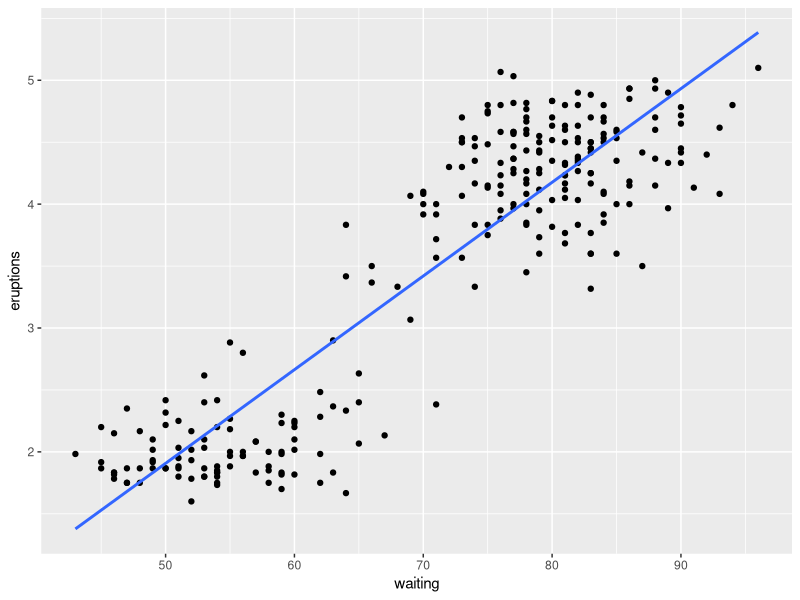
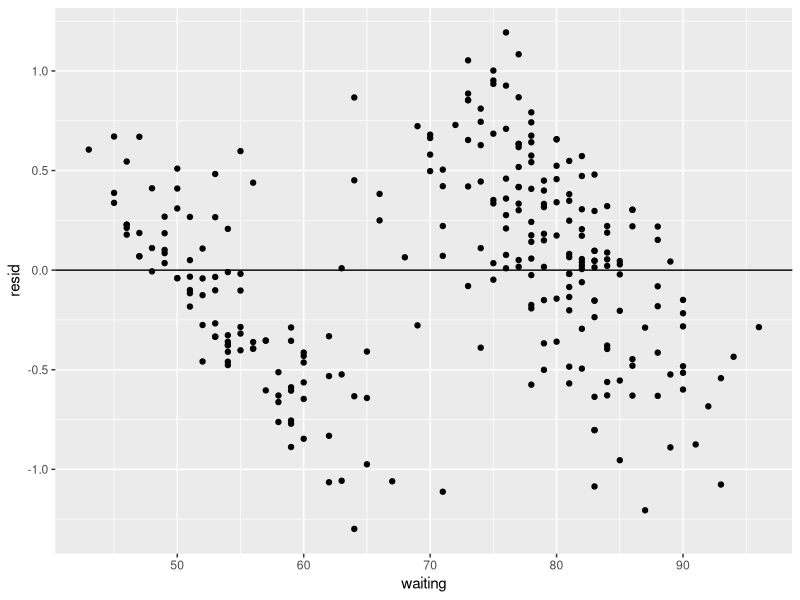
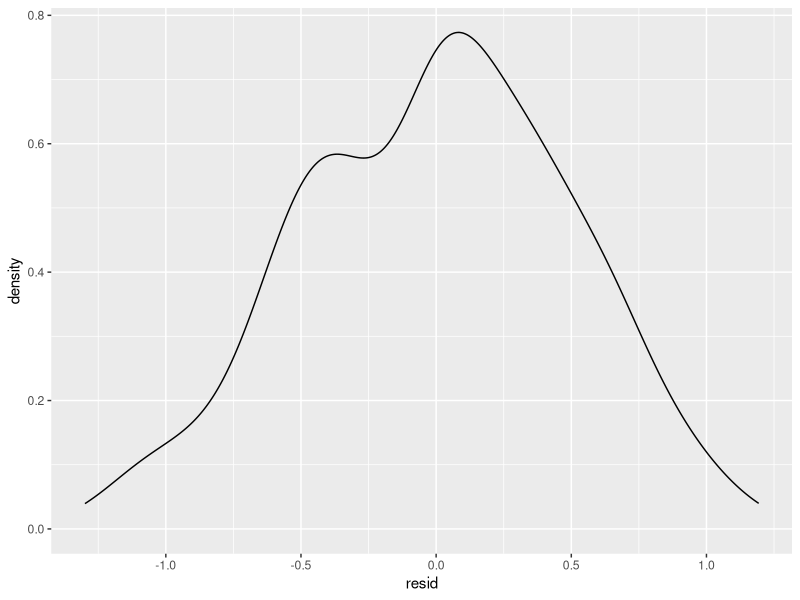
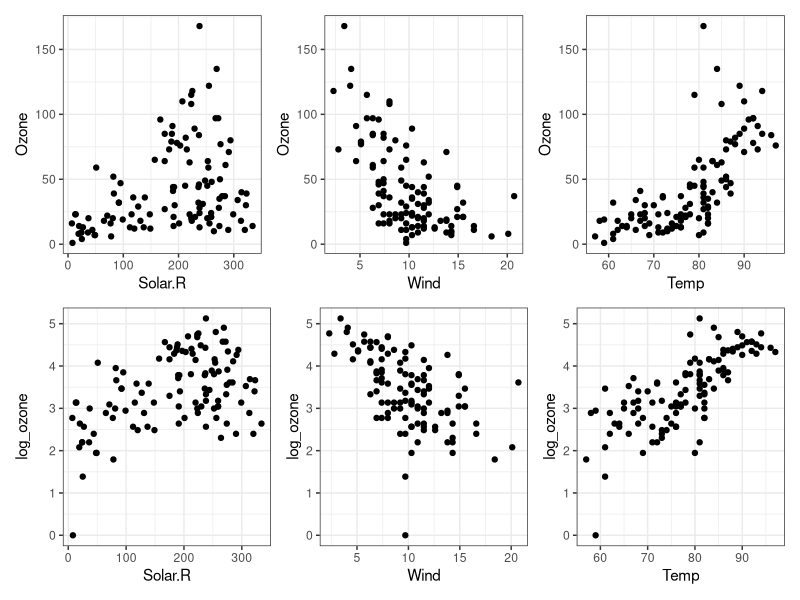
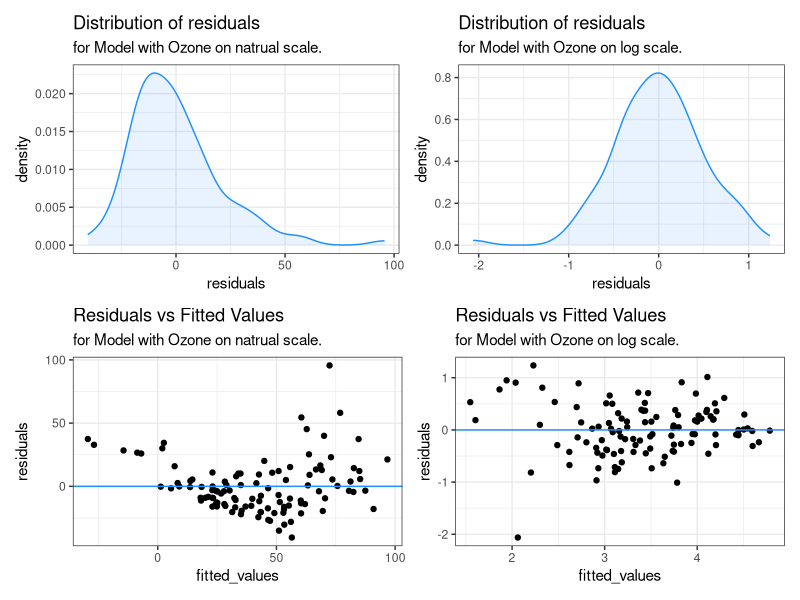

These charts were generated, in order, by the following R code:
## ---- chunk 1
library(dplyr)
library(ggplot2)
## ---- chunk 2
glimpse(faithful)
## ---- chunk 3
lm_model <- lm(eruptions ~ waiting, data = faithful)

# The following lines stores residuals and predictions (y_hat) in the faithful data frame
faithful <- faithful |>
  modelr::add_residuals(lm_model) |> 
  modelr::add_predictions(lm_model)

glimpse(faithful)
## ---- chunk 4
ggplot(faithful, aes(x = waiting, y = eruptions)) +
  geom_point() +
  geom_smooth(method = 'lm', se = FALSE)
## ---- chunk 5
faithful |> 
  ggplot(aes(x = waiting, y = resid)) +
  geom_point() +
  geom_hline(yintercept = 0)
## ---- chunk 6
faithful |> 
  ggplot(aes(x = resid)) +
  geom_density()
## ---- chunk 7
lm_model_summary <- broom::tidy(lm_model)
lm_model_summary
## ---- chunk 8
b1 <- as.numeric(lm_model_summary[2,2]) # This gets the second row and second column of the lm_model_summary table

# b0 <- as.numeric(lm_model_summary[1, 2]) # you can also use this if needed

critical_val <- qt(0.975, df = 271) 
se_b1 <- as.numeric(lm_model_summary[2,3])

me <- critical_val * se_b1
c(b1 - me, b1 + me)
## ---- chunk 9
confint(lm_model)
## ---- chunk 10
#| echo: false
#| message: false
#| warning: false
library(tidyverse)
library(patchwork)
library(broom)
library(modelr)
## ---- chunk 11
air_quility_df = airquality |>
  as_tibble() |>
  mutate(log_ozone = log(Ozone)) |>
  na.omit()
glimpse(air_quility_df)
## ---- chunk 12
#| echo: false
#| message: false
#| warning: false
solar_ozone_plot = ggplot(data = air_quility_df, aes(x = Solar.R, y = Ozone)) +
  geom_point() +
  theme_bw()
wind_ozone_plot = ggplot(data = air_quility_df, aes(x = Wind, y = Ozone)) +
  geom_point() +
  theme_bw()
temp_ozone_plot = ggplot(data = air_quility_df, aes(x = Temp, y = Ozone)) +
  geom_point() +
  theme_bw()
solar_log_ozone_plot = ggplot(data = air_quility_df, aes(x = Solar.R, y = log_ozone)) +
  geom_point() +
  theme_bw()
wind_log_ozone_plot = ggplot(data = air_quility_df, aes(x = Wind, y = log_ozone)) +
  geom_point() +
  theme_bw()
temp_log_ozone_plot = ggplot(data = air_quility_df, aes(x = Temp, y = log_ozone)) +
  geom_point() +
  theme_bw()

(solar_ozone_plot + wind_ozone_plot + temp_ozone_plot) /
  (solar_log_ozone_plot + wind_log_ozone_plot + temp_log_ozone_plot)
## ---- chunk 13
model_no_log = lm(Ozone ~ Solar.R + Wind + Temp, data = air_quility_df)
model_log = lm(log_ozone ~ Solar.R + Wind + Temp, data = air_quility_df)
## ---- chunk 14
tidy(model_no_log)
tidy(model_log)
## ---- chunk 15
#| echo: false
#| message: false
#| warning: false
residuals_no_log_df = tibble(
  fitted_values = fitted.values(model_no_log),
  residuals = residuals(model_no_log)
)
residuals_log_df = tibble(
  fitted_values = fitted.values(model_log),
  residuals = residuals(model_log)
)
res_dens_no_log_plot = ggplot(residuals_no_log_df, aes(x = residuals)) +
  geom_density(color = "dodgerblue", fill = "dodgerblue", alpha = .1) +
  labs(title = "Distribution of residuals",
       subtitle = "for Model with Ozone on natrual scale.") +
  theme_bw()
res_dens_log_plot = ggplot(residuals_log_df, aes(x = residuals)) +
  geom_density(color = "dodgerblue", fill = "dodgerblue", alpha = .1) +
  labs(title = "Distribution of residuals",
       subtitle = "for Model with Ozone on log scale.") +
  theme_bw()
res_no_log_plot = ggplot(residuals_no_log_df, aes(x = fitted_values, y = residuals)) +
  geom_point() +
  geom_hline(yintercept = 0, color = "dodgerblue") +
  labs(title = "Residuals vs Fitted Values", 
       subtitle = "for Model with Ozone on natrual scale.") +
  theme_bw()
res_log_plot = ggplot(residuals_log_df, aes(x = fitted_values, y = residuals)) +
  geom_point() +
  geom_hline(yintercept = 0, color = "dodgerblue") +
  labs(title = "Residuals vs Fitted Values", 
       subtitle = "for Model with Ozone on log scale.") +
  theme_bw()

(res_dens_no_log_plot + res_dens_log_plot) /
  (res_no_log_plot + res_log_plot)
